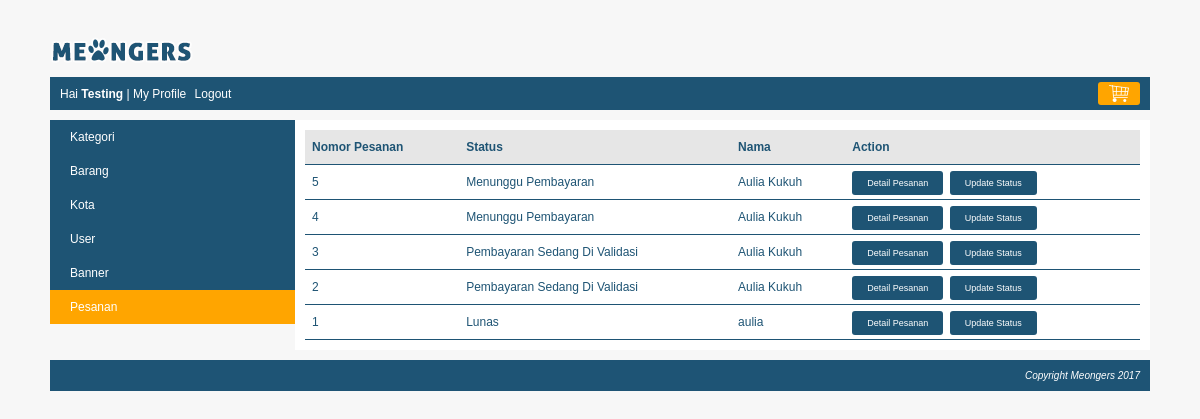
/index.php?page=my_profile&module=pesanan&action=list (signed in), run on the app's committed database.
### tables this page shows
CREATE TABLE `pesanan` (
  `pesanan_id` int(10) NOT NULL,
  `kota_id` int(10) NOT NULL,
  `user_id` int(10) NOT NULL,
  `nama_penerima` varchar(150) NOT NULL,
  `nomor_telepon` varchar(15) NOT NULL,
  `alamat` varchar(300) NOT NULL,
  `tanggal_pemesanan` datetime NOT NULL,
  `status` tinyint(4) NOT NULL
);

CREATE TABLE `user` (
  `user_id` int(10) NOT NULL,
  `level` varchar(30) NOT NULL,
  `nama` varchar(150) NOT NULL,
  `email` varchar(160) NOT NULL,
  `alamat` varchar(400) NOT NULL,
  `phone` varchar(15) NOT NULL,
  `password` varchar(300) NOT NULL,
  `status` enum('on','off') NOT NULL
);

### function/helper.php (called while the page is built, shortened)
<?php
  $arrayStatusPesanan[0] = "Menunggu Pembayaran";
  $arrayStatusPesanan[1] = "Pembayaran Sedang Di Validasi";
  $arrayStatusPesanan[2] = "Lunas";
  $arrayStatusPesanan[3] = "Pembayaran Di Tolak";

### module/pesanan/list.php (the view)
<?php
	if($level == "superadmin"){
		$queryPesanan = mysqli_query($koneksi, "SELECT pesanan.*, user.nama FROM pesanan JOIN user ON pesanan.user_id=user.user_id ORDER BY pesanan.tanggal_pemesanan DESC");
	}else{
		$queryPesanan = mysqli_query($koneksi, "SELECT pesanan.*, user.nama FROM pesanan JOIN user ON pesanan.user_id=user.user_id WHERE pesanan.user_id='$user_id' ORDER BY pesanan.tanggal_pemesanan DESC");
	}
	if(mysqli_num_rows($queryPesanan) == 0){
		echo "<h3>Saat ini belum ada data pesanan</h3>";
	}
	else{
		echo "<table class='table-list'>
				<tr class='baris-title'>
					<th class='kiri'>Nomor Pesanan</th>
					<th class='kiri'>Status</th>
					<th class='kiri'>Nama</th>
					<th class='kiri'>Action</th>
				</tr>";
		$adminButton = "";
		while($row=mysqli_fetch_assoc($queryPesanan)){
			if($level == "superadmin"){
				$adminButton = "<a class='tombol-action' href='".BASE_URL."index.php?page=my_profile&module=pesanan&action=status&pesanan_id=$row[pesanan_id]'>Update Status</a>";
			}
			$status = $row['status'];
			echo "<tr>
					<td class='kiri'>$row[pesanan_id]</td>
					<td class='kiri'>$arrayStatusPesanan[$status]</td>
					<td class='kiri'>$row[nama]</td>
					<td class='kiri'>
						<a class='tombol-action' href='".BASE_URL."index.php?page=my_profile&module=pesanan&action=detail&pesanan_id=$row[pesanan_id]'>Detail Pesanan</a>
						$adminButton
					</td>
				 </tr>";
		}
		echo "</table>";
	}
?>

### css/style.css (style rules this page uses)
body { font-family:arial; font-size:12px; color:#1e5474; background:#F7F7F7; margin:0px; }
.table-list { width: 100%; border-collapse: collapse; }
.table-list tr { border-bottom: 1px solid #1e5474; }
.table-list tr.baris-title { background: #E6E6E6; }
.table-list tr th, .table-list tr td { padding: 10px 7px; }
.kiri { text-align: left; }
.tombol-action { background: #1e5474; color: white; padding: 7px 15px; border-radius: 3px; cursor: pointer; text-decoration: none; margin-right: 3px; font-size: 9px; }

### data on the page
pesanan: pesanan_id "5", status "Menunggu Pembayaran", user.nama "Aulia Kukuh"
pesanan: pesanan_id "4", status "Menunggu Pembayaran", user.nama "Aulia Kukuh"
pesanan: pesanan_id "3", status "Pembayaran Sedang Di Validasi", user.nama "Aulia Kukuh"
pesanan: pesanan_id "2", status "Pembayaran Sedang Di Validasi", user.nama "Aulia Kukuh"
pesanan: pesanan_id "1", status "Lunas", user.nama "aulia"

### other printed values
$nama "Testing"
